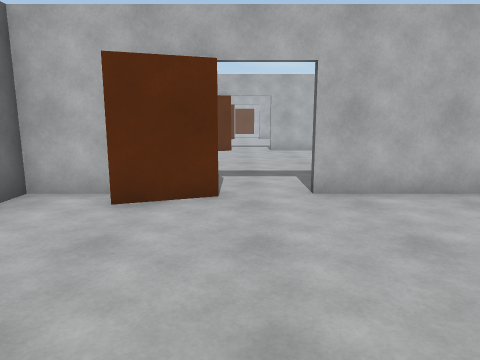
view 1 (above)

16 first-person views from a walk through a scene from a Unity 3-D project. The camera is 1.5 m above the floor, tilts 10° down and sees 70° across. The floor is counted in squares, 1 m on a side. Each view is taken from the middle of a square. On the plan, view 1 faces up. The plan holds only what a view shows up to about 16 squares ahead; the rest is blank. The place goes on beyond the plan. The player is left out.

view 2
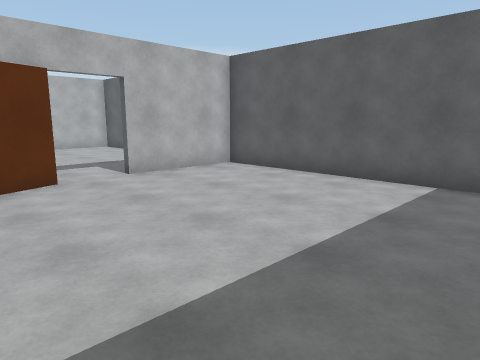

view 3
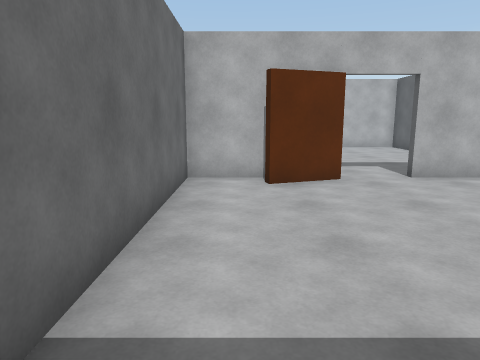

view 4
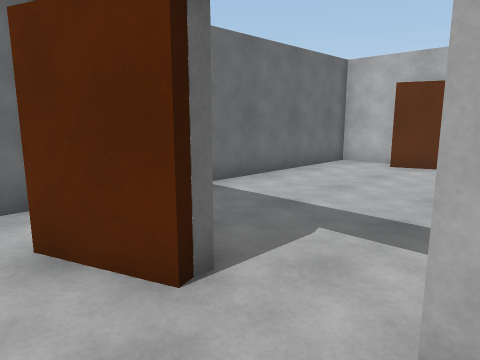

view 5
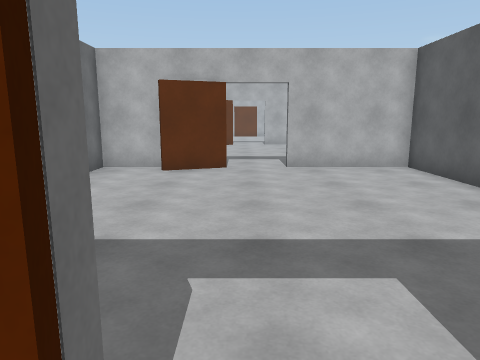

view 6
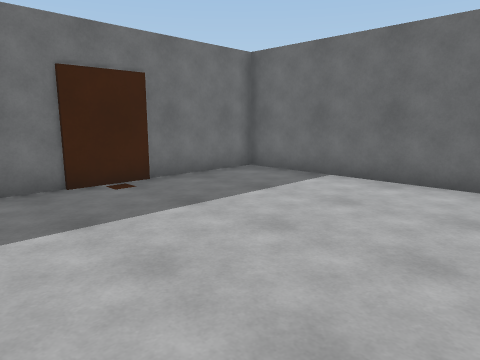

view 7
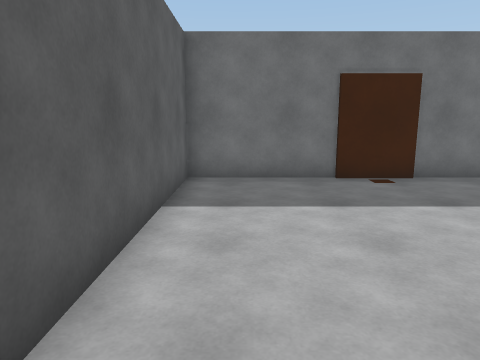

view 8
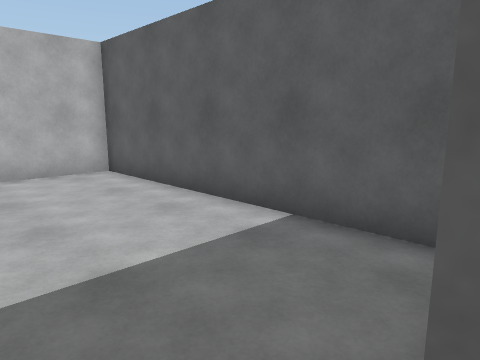

view 9
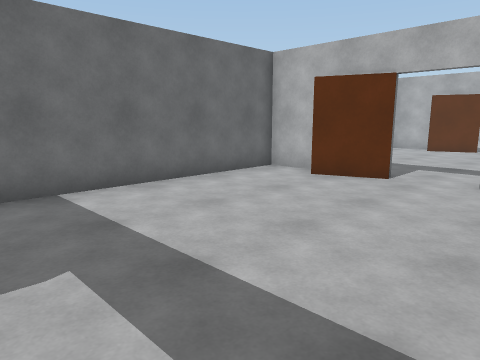

view 10
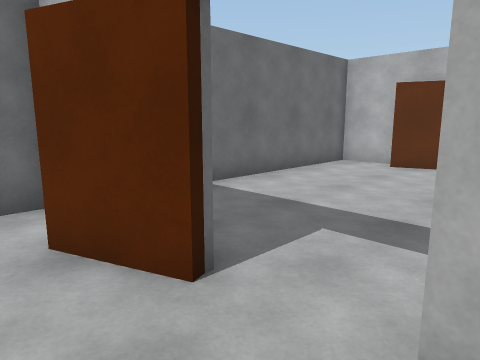

view 11
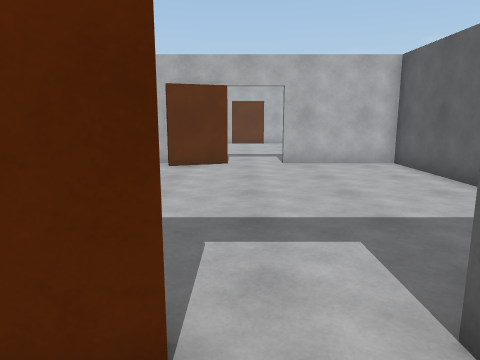

view 12
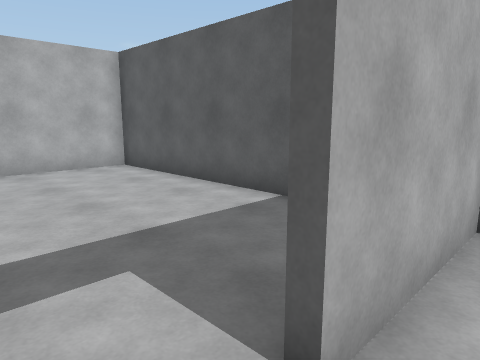

view 13
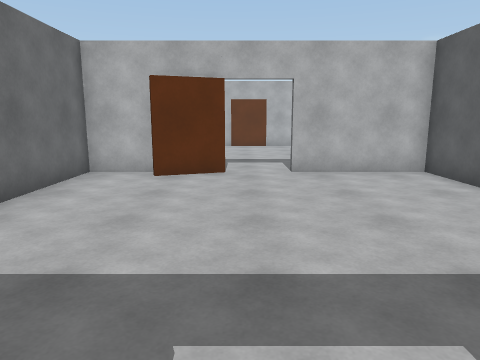

view 14
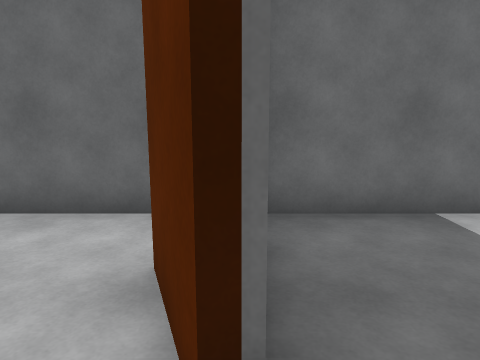

view 15
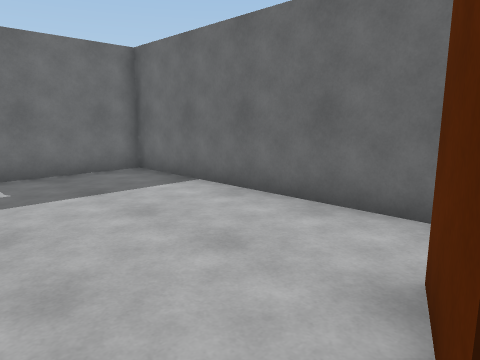

view 16
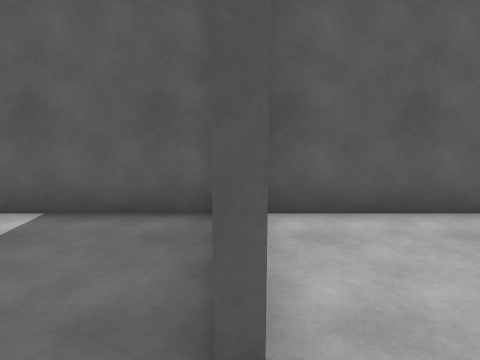

### Floor plan
Ten units are one square. View 1 is at (0, 0); x grows to the right and y downward. Boxes are objects, and circles mark ways between rooms. Rooms are numbered by the first view taken in them; rooms with no view inside come last. Other rooms are left out.
<svg viewBox="-49 -274 108 308">
<path fill="none" stroke="#000" d="M-5 -66 -23 -60M-22 -69 -44 -69 -44 29 54 29 54 -69 15 -69M-4 -168 -24 -161M-25 -169 -44 -169 -44 -71 -5 -71 -5 -66M54 -80 54 -169 15 -169M-3 -268 -23 -261M-24 -269 -44 -269 -44 -174M54 -174 54 -269 15 -269"/>
<circle cx="5" cy="-70" r="3" fill="#2a7"/>
<circle cx="5" cy="-170" r="3" fill="#2a7"/>
<text x="0" y="-20">1</text>
<text x="0" y="-120">2</text>
<text x="0" y="-220">3</text>
</svg>
Room 1 opens to room 2. Room 2 opens to room 3.

Where each view was taken, in squares from view 1:
view 1: 0 up, 0 right, facing up
view 2: 2 down, 3 left, facing up-right
view 3: 2 down, 3 left, facing up
view 4: 5 up, 2 right, facing up-left
view 5: 6 up, 0 right, facing up
view 6: 5 up, 4 right, facing down-left
view 7: 6 up, 4 right, facing down
view 8: 7 up, 1 right, facing up-right
view 9: 8 up, 3 right, facing up-left
view 10: 15 up, 2 right, facing up-left
view 11: 15 up, 0 right, facing up
view 12: 16 up, 0 right, facing up-right
view 13: 17 up, 0 right, facing up
view 14: 17 up, 1 right, facing left
view 15: 17 up, 1 right, facing down-left
view 16: 17 up, 0 right, facing right
